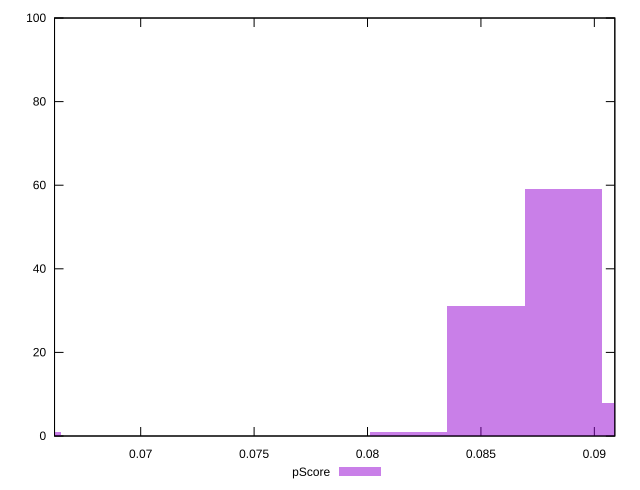

Write gnuplot code to recreate this figure.
reset

$pScore <<EOF
0.06476701103529396 1
0.08862854141671805 59
0.0852197513622289 31
0.09203733147120721 8
0.08181096130773974 1
EOF

set key outside below
set boxwidth 0.003408790054489156
set xrange [0.06620150306112405:0.09090292139053091]
set yrange [0:100]
set trange [0:100]
set style fill transparent solid 0.5 noborder
set terminal svg size 640, 490 enhanced background rgb 'white'
set output "reports/report_00032_2021-02-25T10-28-15.087Z/interactive/samples/astro/pScore/histogram.svg"

plot $pScore title "pScore" with boxes

reset
